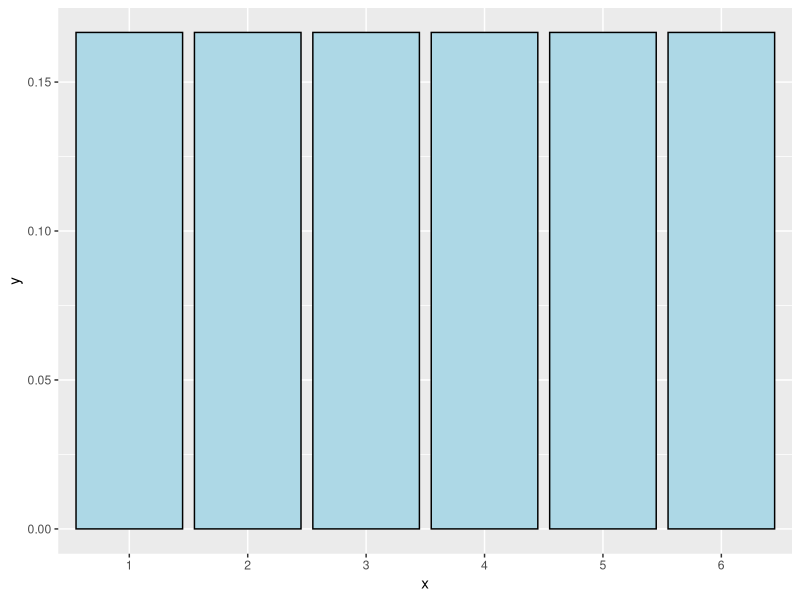
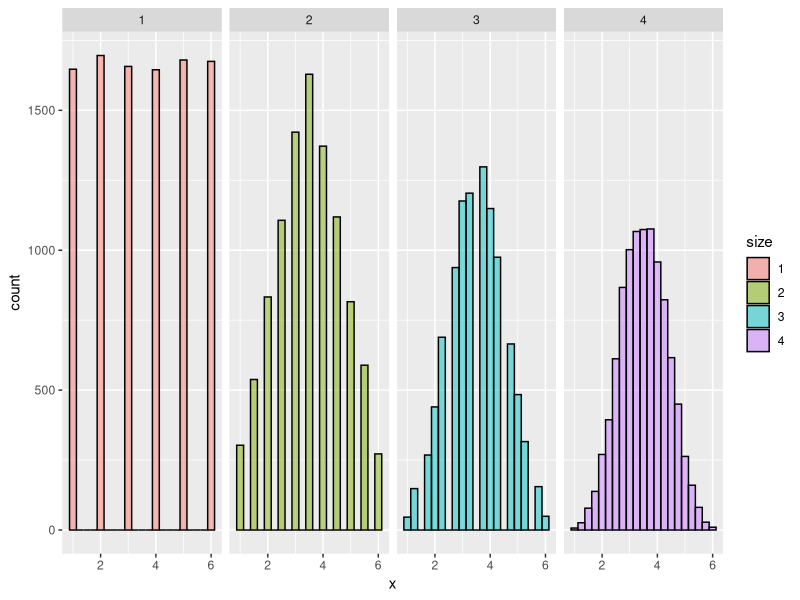
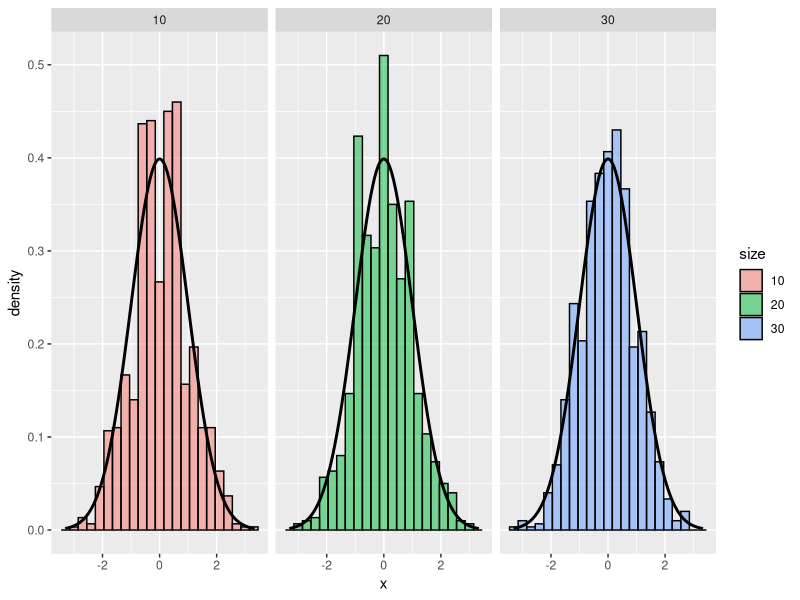
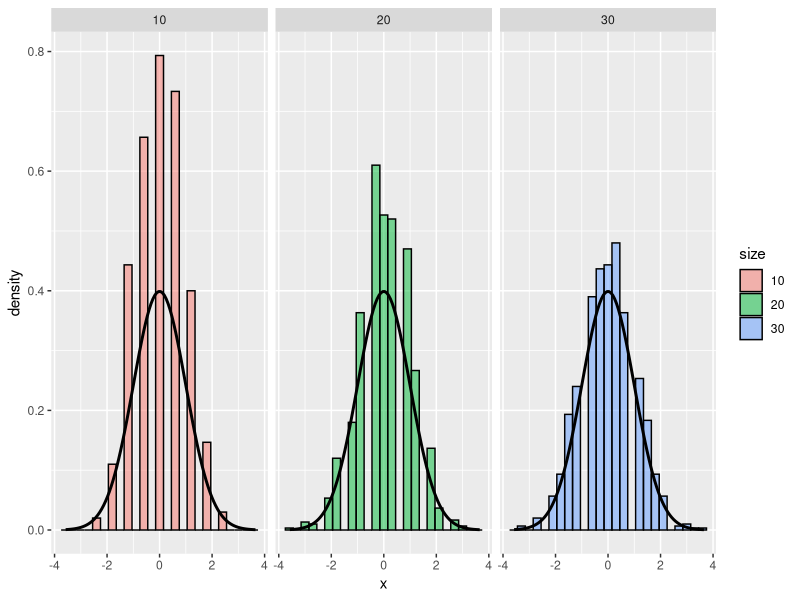
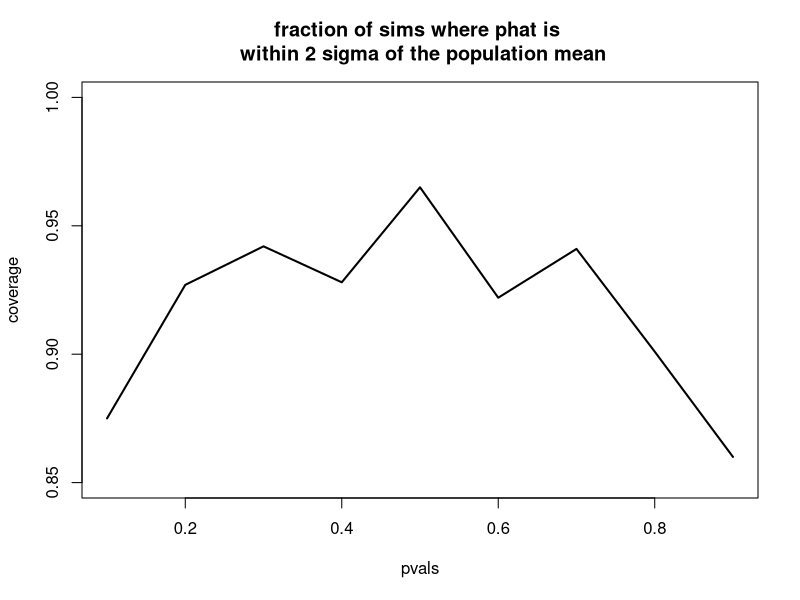

The R source for these figures, in order:
## ---- chunk 1
knitr::opts_chunk$set(echo = TRUE)
library(ggplot2)
## ---- chunk 2
ggplot(data.frame(x = factor(1 : 6), y = rep(1/6, 6)), aes(x = x, y = y)) + geom_bar(stat = "identity", colour = 'black', fill = "lightblue")
## ---- chunk 3
nosim <- 10000
dat <- data.frame(
  x = c(sample(1 : 6, nosim, replace = TRUE),
        apply(matrix(sample(1 : 6, nosim * 2, replace = TRUE), 
                     nosim), 1, mean),
        apply(matrix(sample(1 : 6, nosim * 3, replace = TRUE), 
                     nosim), 1, mean),
        apply(matrix(sample(1 : 6, nosim * 4, replace = TRUE), 
                     nosim), 1, mean)
        ),
  size = factor(rep(1 : 4, rep(nosim, 4))))
g <- ggplot(dat, aes(x = x, fill = size)) 
g<- g + geom_histogram(alpha = .50, binwidth=.25, colour = "black") 
g + facet_grid(. ~ size)
## ---- chunk 4
# normal distribution with mean = 0, sd = 1.
# The standard deviation of the mean of 10 observations
# should be 1/sqrt(10) or about 0.32
# so we do 1000 simulations to check
nosim <- 1000
n <- 10
sd(apply(matrix(rnorm(nosim * n), nosim), 1, mean))
## ---- chunk 5
# poisson distribution with lambda = 4 = mean & variance.
# The standard deviation of the mean of 10 observations
# should be 2/sqrt(10) or about 0.63
# so we do 1000 simulations to check
nosim <- 1000
n <- 10
sd(apply(matrix(rpois(nosim * n, 4), nosim), 1, mean))
## ---- chunk 6
ppois(3, lambda = 2.5 * 4)
## ---- chunk 7
pbinom(2, size = 500, prob = 0.01)
## ---- chunk 8
ppois(2, lambda = 500 * 0.01)
## ---- chunk 9
nosim <- 1000
cfunc <- function(x, n) sqrt(n) * (mean(x) - 3.5) / 1.71
dat <- data.frame(
  x = c(apply(matrix(sample(1 : 6, nosim * 10, replace = TRUE), 
                     nosim), 1, cfunc, 10),
        apply(matrix(sample(1 : 6, nosim * 20, replace = TRUE), 
                     nosim), 1, cfunc, 20),
        apply(matrix(sample(1 : 6, nosim * 30, replace = TRUE), 
                     nosim), 1, cfunc, 30)
        ),
  size = factor(rep(c(10, 20, 30), rep(nosim, 3))))
g <- ggplot(dat, aes(x = x, fill = size)) + 
    geom_histogram(alpha = .50, binwidth=.3, col = "black", aes(y = ..density..)) 
g <- g + stat_function(fun = dnorm, size = 1)
g + facet_grid(. ~ size)
## ---- chunk 10
nosim <- 1000
cfunc <- function(x, n) 2 * sqrt(n) * (mean(x) - 0.5) 
dat <- data.frame(
  x = c(apply(matrix(sample(0:1, nosim * 10, replace = TRUE), 
                     nosim), 1, cfunc, 10),
        apply(matrix(sample(0:1, nosim * 20, replace = TRUE), 
                     nosim), 1, cfunc, 20),
        apply(matrix(sample(0:1, nosim * 30, replace = TRUE), 
                     nosim), 1, cfunc, 30)
        ),
  size = factor(rep(c(10, 20, 30), rep(nosim, 3))))
g <- ggplot(dat, aes(x = x, fill = size)) + 
    geom_histogram(alpha = 0.5, binwidth=.3, colour = "black", aes(y = ..density..)) 
g <- g + stat_function(fun = dnorm, size = 1)
g + facet_grid(. ~ size)
## ---- chunk 11
x <- 0.56 # sample mean
n <- 40 # sample trial size
sd <- 0.1 # standard devivation; 
x + c(-1, 1)*qnorm(0.975)*sd/sqrt(n)
## ---- chunk 12
n <- 20 #trial size
pvals <- seq(0.1, 0.9, by = 0.1) #probability of success = pop mean
nsim <- 1000
coverage <- sapply(pvals, function(p){
    phats <- rbinom(n = nsim, prob = p, size = n) / n
    ll <- phats - qnorm(0.975) * sqrt(phats * (1 - phats)/n)
    ul <- phats + qnorm(0.975) * sqrt(phats * (1 - phats)/n)
    mean(ll < p & ul > p)
})
plot(pvals, coverage, type = "l", lwd = 2, ylim = c(0.85, 1), main = "fraction of sims where phat is \n within 2 sigma of the population mean")
